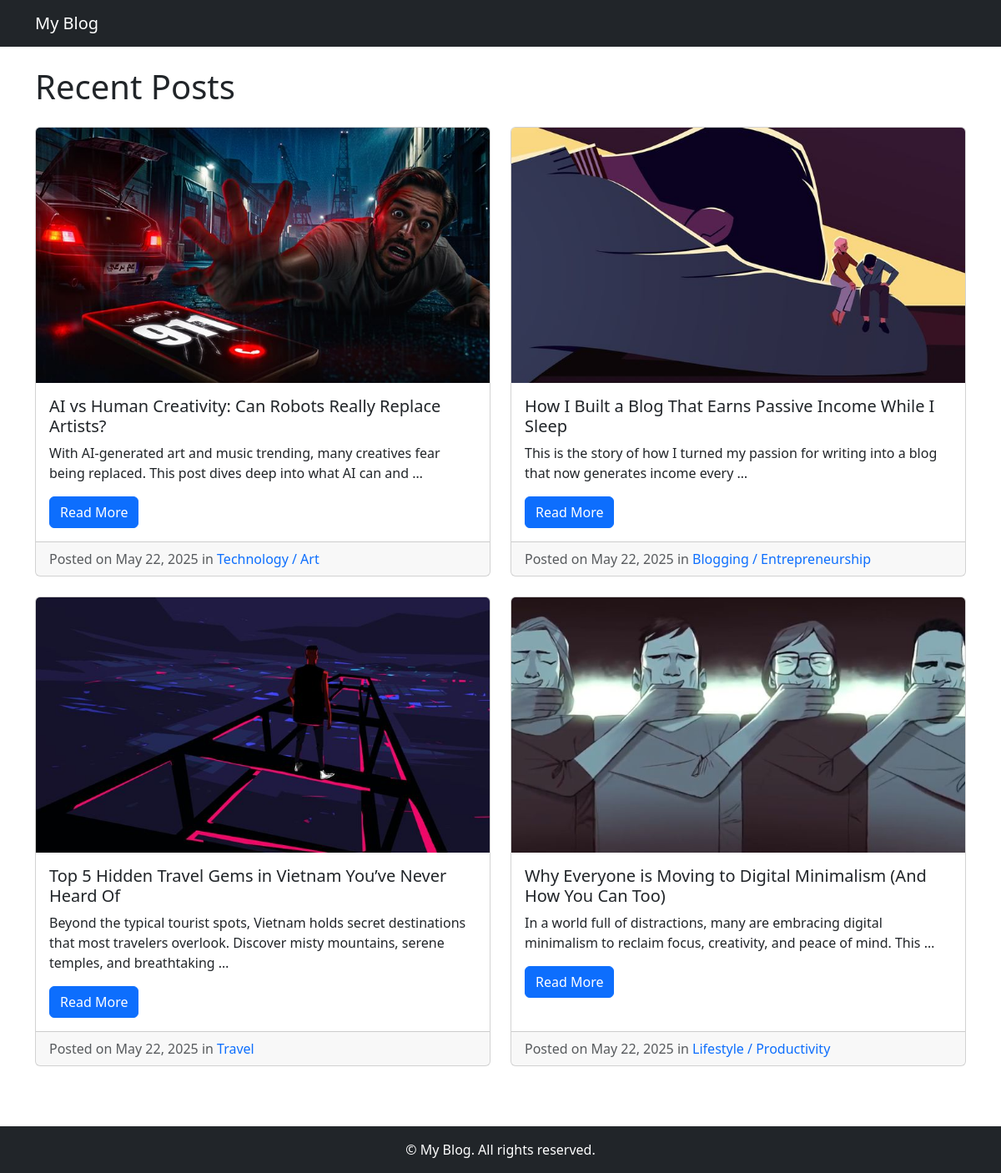
The page / on the database its author committed.
### blog/models.py (models this page shows, shortened)
class Post(models.Model):
    title = models.CharField(max_length=200)
    slug = models.SlugField(unique=True, blank=True)
    author = models.ForeignKey(User, on_delete=models.CASCADE)
    content = models.TextField()
    featured_image = models.ImageField(upload_to='posts/')
    created_at = models.DateTimeField(auto_now_add=True)
    updated_at = models.DateTimeField(auto_now=True)
    category = models.ForeignKey(Category, on_delete=models.SET_NULL, null=True)
    tags = models.ManyToManyField(Tag, blank=True)
    is_published = models.BooleanField(default=True)

class Category(models.Model):
    name = models.CharField(max_length=100, unique=True)
    slug = models.SlugField(unique=True, blank=True)

### blog/views.py (the view)
# urls.py: path('', views.index, name='index'),
def index(request):
    posts = Post.objects.filter(is_published=True).order_by('-created_at')
    return render(request, 'blog/index.html', {'posts': posts})

### blog/templates/blog/index.html (shortened to what this page needs)
{% extends 'blog/base.html' %}
{% block content %}
<h1 class="mb-4">Recent Posts</h1>
<div class="row">
    {% for post in posts %}
        <div class="col-md-6 mb-4">
            <div class="card h-100">
                <img src="{{ post.featured_image.url }}" class="card-img-top" alt="{{ post.title }}">
                <div class="card-body">
                    <h5 class="card-title">{{ post.title }}</h5>
                    <p class="card-text">{{ post.content|truncatewords:20 }}</p>
                    <a href="{% url 'blog:post_detail' post.slug %}" class="btn btn-primary">Read More</a>
                </div>
                <div class="card-footer text-muted">
                    Posted on {{ post.created_at|date:"M d, Y" }} in
                    <a href="{% url 'blog:category_posts' post.category.slug %}" class="text-decoration-none">
                        {{ post.category.name }}
                    </a>
                </div>
            </div>
        </div>
    {% empty %}
        <p>No posts available.</p>
    {% endfor %}
</div>
{% endblock %}

### blog/templates/blog/base.html (shortened to what this page needs)
<!DOCTYPE html>
<html lang="en">
<head>
    <link href="https://cdn.jsdelivr.net/npm/bootstrap@5.3.0/dist/css/bootstrap.min.css" rel="stylesheet">
</head>
<body>
    <nav class="navbar navbar-expand-lg navbar-dark bg-dark">
        <div class="container">
            <a class="navbar-brand" href="{% url 'blog:index' %}">My Blog</a>
        </div>
    </nav>
    <div class="container mt-4">
        {% block content %}{% endblock %}
    </div>
    <footer class="bg-dark text-white text-center py-3 mt-5">
        &copy; {{ now.year }} My Blog. All rights reserved.
    </footer>
</body>
</html>

### rows shown on the page
Post: featured_image (picture), title "AI vs Human Creativity: Can Robots Really Replace Artists?", content "With AI-generated art and music trending, many creatives fear being replaced. This post dives deep into what AI can and …", created_at "May 22, 2025", category.name "Technology / Art"
Post: featured_image (picture), title "How I Built a Blog That Earns Passive Income While I Sleep", content "This is the story of how I turned my passion for writing into a blog that now generates income every …", created_at "May 22, 2025", category.name "Blogging / Entrepreneurship"
Post: featured_image (picture), title "Top 5 Hidden Travel Gems in Vietnam You’ve Never Heard Of", content "Beyond the typical tourist spots, Vietnam holds secret destinations that most travelers overlook. Discover misty mountains, serene temples, and breathtaking …", created_at "May 22, 2025", category.name "Travel"
Post: featured_image (picture), title "Why Everyone is Moving to Digital Minimalism (And How You Can Too)", content "In a world full of distractions, many are embracing digital minimalism to reclaim focus, creativity, and peace of mind. This …", created_at "May 22, 2025", category.name "Lifestyle / Productivity"
